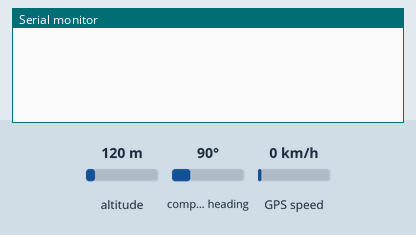
The sketch below on a simulated ESP8266 (NodeMCU). On the bench: the last lines printed to the serial monitor. The test bench sets the inputs (shaded band); at power-on: compass heading 90°, altitude 120 m, GPS speed 0 km/h. The GPS gets a fix after 3 s at 37.7749, -122.4194 with 8 satellites.

Above: at 1.2 s.
1.3 s: compass heading set to 7°
At 3.7 s:
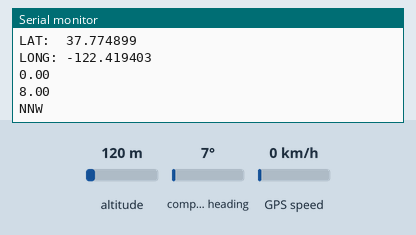
4.5 s: compass heading set to 90°
At 5.3 s:
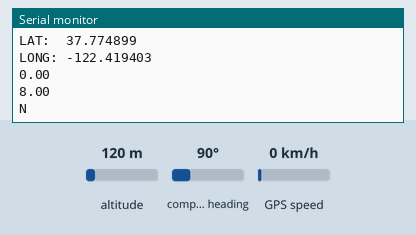
6.5 s: compass heading set to 269°
At 7.8 s:
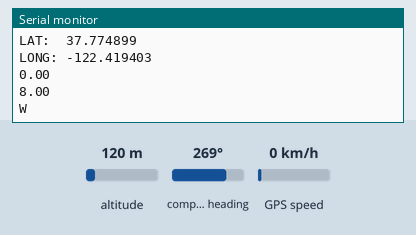
8.5 s: compass heading set to 6°
At 9.7 s:
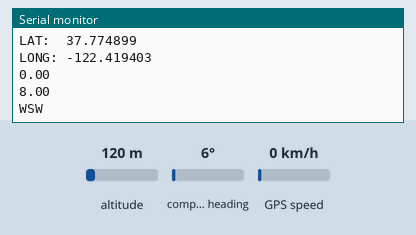
10.5 s: compass heading set to 14°
At 11.8 s:
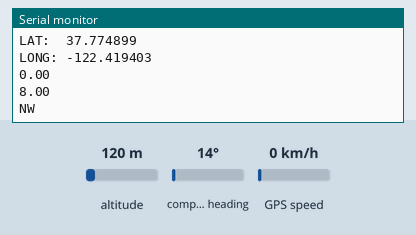

The sketch:

GPS_Code_2.ino
```cpp
//Viral Science www.viralsciencecreativity.com www.youtube.com/c/viralscience
//Realtime GPS Tracker with Nodemcu ESP8266
#include <TinyGPS++.h>
#include <SoftwareSerial.h>
#include <ESP8266WiFi.h>


static const int RXPin = 4, TXPin = 5;   // GPIO 4=D2(conneect Tx of GPS) and GPIO 5=D1(Connect Rx of GPS
static const uint32_t GPSBaud = 9600; //if Baud rate 9600 didn't work in your case then use 4800

TinyGPSPlus gps; // The TinyGPS++ object


SoftwareSerial ss(RXPin, TXPin);  // The serial connection to the GPS device


float spd;       //Variable  to store the speed
float sats;      //Variable to store no. of satellites response
String bearing;  //Variable to store orientation or direction of GPS


//unsigned int move_index;         // moving index, to be used later
unsigned int move_index = 1;       // fixed location for now


void setup()
{
  Serial.begin(115200);
  Serial.println();
  ss.begin(GPSBaud);

}

void checkGPS(){
  if (gps.charsProcessed() < 10)
  {
    Serial.println(F("No GPS detected: check wiring."));

  }
}

void loop()
{
    while (ss.available() > 0)
    {
      // sketch displays information every time a new sentence is correctly encoded.
      if (gps.encode(ss.read()))
        displayInfo();
  }


}

void displayInfo()
{
  if (gps.location.isValid() )
  {
    float latitude = (gps.location.lat());     //Storing the Lat. and Lon.
    float longitude = (gps.location.lng());

    Serial.print("LAT:  ");
    Serial.println(latitude, 6);  // float to x decimal places
    Serial.print("LONG: ");
    Serial.println(longitude, 6);

    spd = gps.speed.kmph();               //get speed
      Serial.println(spd);

       sats = gps.satellites.value();    //get number of satellites

        Serial.println(sats);
       bearing = TinyGPSPlus::cardinal(gps.course.value()); // get the direction
        Serial.println(bearing);
  }

}
```

Measured:
- after the input at 1.3 s, the serial monitor: prints a new line after 1.7 s (image 1)
- after the input at 4.5 s, the serial monitor: prints a new line after 0.51 s (image 2)
- after the input at 6.5 s, the serial monitor: prints a new line after 0.51 s (image 3)
- after the input at 8.5 s, the serial monitor: prints a new line after 0.51 s (image 4)
- after the input at 10.5 s, the serial monitor: prints a new line after 0.51 s (image 5)
